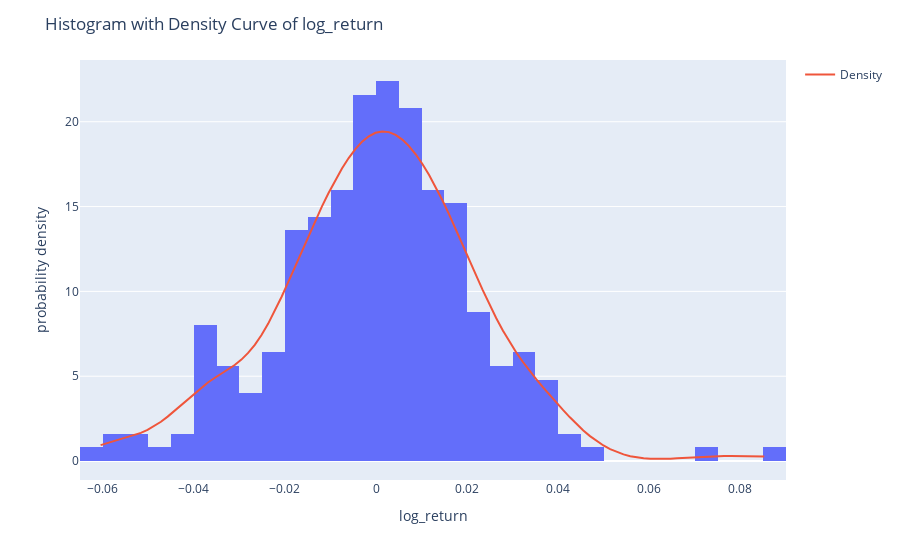

The notebook cell saved with this chart:
### Code cell
create_histogram_density(returns, 'log_return')
